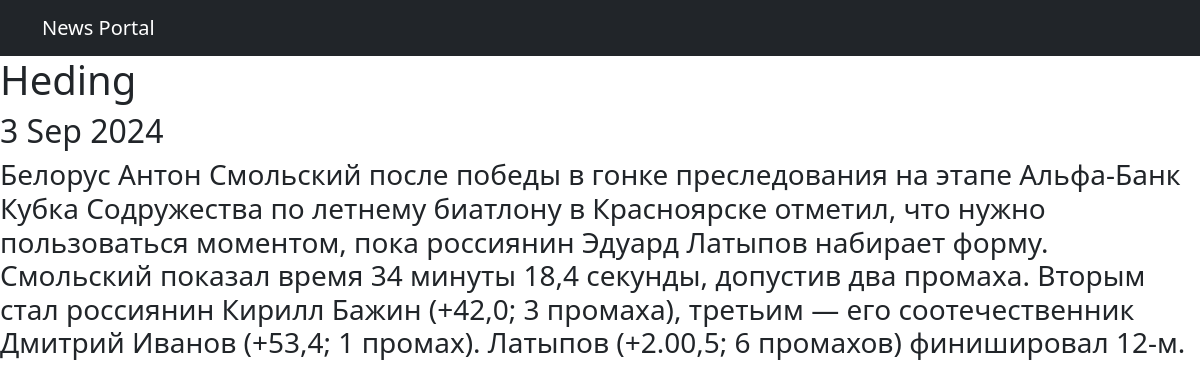
The page /news/2 on the database its author committed.
### news/models.py (models this page shows, shortened)
class Post(models.Model):
    new = "NE"
    article = "AR"
    POST_TYPE = [
        (new, "Новость"),
        (article, "Статья")
    ]
    author = models.ForeignKey(Author, on_delete=models.CASCADE)
    post_type = models.CharField(max_length=2, default=new)
    time_create = models.DateTimeField(auto_now_add=True)
    category = models.ManyToManyField(Category, through="PostCategory")
    heading = models.CharField(max_length=255)
    text = models.TextField()
    rating_post = models.IntegerField(default=0)

### news/views.py (the view)
# urls.py: path('<int:pk>', PostDetail.as_view()),
class PostDetail(DetailView):
    model = Post
    template_name = 'post.html'
    context_object_name = 'post'

### news/templatetags/custom_filters.py (called while the page is built)
@register.filter()
def censor(word):
    if isinstance(word, str):
        for i in bad_word:
            word = word.replace(i[1:], '*' * len(i[1:]))
    else:
        raise ValueError('')
    return word

### templates/post.html (shortened to what this page needs)
{% extends 'flatpages/default.html' %}
{% load custom_filters %}
{% block content %}
<h1>{{ post.heading }}</h1>
<h2>{{ post.time_create|date:'j M Y' }}</h2>
<h3>{{ post.text|censor }}</h3>
{% endblock content %}

### rows shown on the page
Post: heading "Heding", time_create "3 Sep 2024", text|censor "Белорус Антон Смольский после победы в гонке преследования на этапе Альфа‑Банк Кубка Содружества по летнему биатлону в Красноярске отметил, что нужно пользоваться моментом, пока россиянин Эдуард Латыпов набирает форму. Смольский показал время 34 минуты 18,4 секунды, допустив два промаха. Вторым стал россиянин Кирилл Бажин (+42,0; 3 промаха), третьим — его соотечественник Дмитрий Иванов (+53,4; 1 промах). Латыпов (+2.00,5; 6 промахов) финишировал 12‑м."
